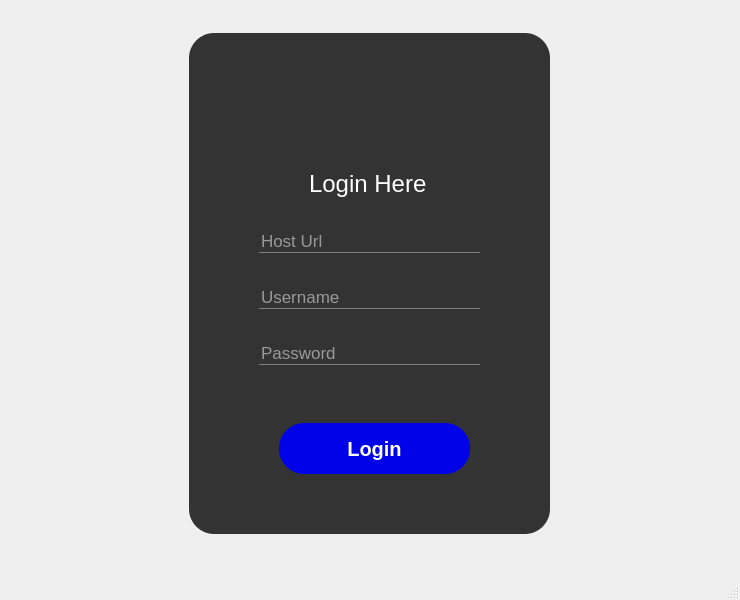
<?xml version="1.0" encoding="UTF-8"?>
<ui version="4.0">
 <class>login</class>
 <widget class="QMainWindow" name="login">
  <property name="geometry">
   <rect>
    <x>0</x>
    <y>0</y>
    <width>740</width>
    <height>600</height>
   </rect>
  </property>
  <property name="minimumSize">
   <size>
    <width>740</width>
    <height>600</height>
   </size>
  </property>
  <property name="maximumSize">
   <size>
    <width>740</width>
    <height>600</height>
   </size>
  </property>
  <property name="windowTitle">
   <string>Nagato</string>
  </property>
  <property name="windowIcon">
   <iconset resource="resources.qrc">
    <normaloff>:/img/icons/eaxum_icon.png</normaloff>:/img/icons/eaxum_icon.png</iconset>
  </property>
  <property name="styleSheet">
   <string notr="true">*{ 
font: 8pt &quot;Consolas&quot;;;
font-size:24px;
}

#label_username{
background-color:transparent;
color: white;
}

#label_password{
background-color:transparent;
color: white;
}


#login_text{
background-color:transparent;
color: white;
}
#login_icon{
background-color: transparent;

}
#login{
background: url(:/img/img/bg_1.png) no-repeat center center fixed;
}

QLineEdit{
font-size:17px;
background:transparent;
border:none;
color: white;
border-bottom: 1px solid gray;
}

QFrame
{
background-color: #333;
border-radius: 25px;
	
}

QPushButton
{
	background-color: rgb(0, 3, 232);
	color: #fff;
	font-size: 20px;
	font-weight: bold;
	border: none;
	border-radius: 25px;
	padding: 5px;

}


QPushButton::disabled
{
	background-color: #5c5c5c;

}


QPushButton::pressed
{
	background-color: rgb(0, 3, 232)

}

QPushButton::hover
{
	background-color: rgb(56, 196, 255);
	

}
</string>
  </property>
  <widget class="QWidget" name="centralwidget">
   <layout class="QGridLayout" name="gridLayout">
    <item row="0" column="0">
     <widget class="QFrame" name="frame">
      <property name="maximumSize">
       <size>
        <width>361</width>
        <height>501</height>
       </size>
      </property>
      <property name="frameShape">
       <enum>QFrame::StyledPanel</enum>
      </property>
      <property name="frameShadow">
       <enum>QFrame::Raised</enum>
      </property>
      <widget class="QLabel" name="login_icon">
       <property name="geometry">
        <rect>
         <x>130</x>
         <y>30</y>
         <width>111</width>
         <height>111</height>
        </rect>
       </property>
       <property name="text">
        <string/>
       </property>
       <property name="pixmap">
        <pixmap>icons/login.png</pixmap>
       </property>
       <property name="scaledContents">
        <bool>true</bool>
       </property>
      </widget>
      <widget class="QLabel" name="login_text">
       <property name="geometry">
        <rect>
         <x>120</x>
         <y>110</y>
         <width>141</width>
         <height>81</height>
        </rect>
       </property>
       <property name="text">
        <string>Login Here</string>
       </property>
      </widget>
      <widget class="QWidget" name="verticalLayoutWidget">
       <property name="geometry">
        <rect>
         <x>70</x>
         <y>170</y>
         <width>221</width>
         <height>191</height>
        </rect>
       </property>
       <layout class="QVBoxLayout" name="verticalLayout">
        <item>
         <widget class="QLineEdit" name="host_url">
          <property name="inputMask">
           <string/>
          </property>
          <property name="text">
           <string/>
          </property>
          <property name="maxLength">
           <number>32767</number>
          </property>
          <property name="placeholderText">
           <string>Host Url</string>
          </property>
         </widget>
        </item>
        <item>
         <widget class="QLineEdit" name="username_input">
          <property name="inputMask">
           <string/>
          </property>
          <property name="text">
           <string/>
          </property>
          <property name="maxLength">
           <number>32767</number>
          </property>
          <property name="placeholderText">
           <string>Username</string>
          </property>
         </widget>
        </item>
        <item>
         <widget class="QLineEdit" name="password_input">
          <property name="inputMask">
           <string/>
          </property>
          <property name="text">
           <string/>
          </property>
          <property name="maxLength">
           <number>32767</number>
          </property>
          <property name="echoMode">
           <enum>QLineEdit::Password</enum>
          </property>
          <property name="placeholderText">
           <string>Password</string>
          </property>
         </widget>
        </item>
       </layout>
      </widget>
      <widget class="QPushButton" name="login_button">
       <property name="geometry">
        <rect>
         <x>90</x>
         <y>390</y>
         <width>191</width>
         <height>51</height>
        </rect>
       </property>
       <property name="text">
        <string>Login</string>
       </property>
      </widget>
     </widget>
    </item>
   </layout>
  </widget>
  <widget class="QStatusBar" name="statusbar"/>
 </widget>
 <resources>
  <include location="resources.qrc"/>
 </resources>
 <connections/>
</ui>
